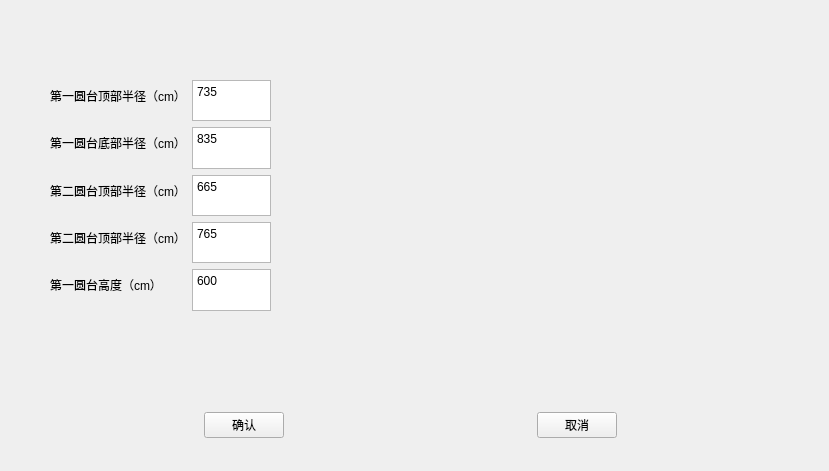
<?xml version="1.0" encoding="UTF-8"?>
<ui version="4.0">
 <class>InvertedBrim</class>
 <widget class="QWidget" name="InvertedBrim">
  <property name="geometry">
   <rect>
    <x>0</x>
    <y>0</y>
    <width>829</width>
    <height>471</height>
   </rect>
  </property>
  <property name="windowTitle">
   <string>倒切式帽檐参数</string>
  </property>
  <widget class="QWidget" name="horizontalLayoutWidget">
   <property name="geometry">
    <rect>
     <x>0</x>
     <y>400</y>
     <width>821</width>
     <height>51</height>
    </rect>
   </property>
   <layout class="QHBoxLayout" name="horizontalLayout">
    <property name="spacing">
     <number>50</number>
    </property>
    <item>
     <spacer name="horizontalSpacer_2">
      <property name="orientation">
       <enum>Qt::Horizontal</enum>
      </property>
      <property name="sizeHint" stdset="0">
       <size>
        <width>40</width>
        <height>20</height>
       </size>
      </property>
     </spacer>
    </item>
    <item>
     <widget class="QPushButton" name="btn15_1">
      <property name="text">
       <string>确认</string>
      </property>
     </widget>
    </item>
    <item>
     <spacer name="horizontalSpacer_3">
      <property name="orientation">
       <enum>Qt::Horizontal</enum>
      </property>
      <property name="sizeHint" stdset="0">
       <size>
        <width>40</width>
        <height>20</height>
       </size>
      </property>
     </spacer>
    </item>
    <item>
     <widget class="QPushButton" name="btn15_2">
      <property name="text">
       <string>取消</string>
      </property>
     </widget>
    </item>
    <item>
     <spacer name="horizontalSpacer">
      <property name="orientation">
       <enum>Qt::Horizontal</enum>
      </property>
      <property name="sizeHint" stdset="0">
       <size>
        <width>40</width>
        <height>20</height>
       </size>
      </property>
     </spacer>
    </item>
   </layout>
  </widget>
  <widget class="QWidget" name="widget" native="true">
   <property name="geometry">
    <rect>
     <x>50</x>
     <y>80</y>
     <width>221</width>
     <height>231</height>
    </rect>
   </property>
   <layout class="QFormLayout" name="formLayout">
    <item row="0" column="0">
     <widget class="QLabel" name="label">
      <property name="text">
       <string>第一圆台顶部半径（cm）</string>
      </property>
     </widget>
    </item>
    <item row="0" column="1">
     <widget class="QTextEdit" name="textEdit_1">
      <property name="html">
       <string>&lt;!DOCTYPE HTML PUBLIC &quot;-//W3C//DTD HTML 4.0//EN&quot; &quot;http://www.w3.org/TR/REC-html40/strict.dtd&quot;&gt;
&lt;html&gt;&lt;head&gt;&lt;meta name=&quot;qrichtext&quot; content=&quot;1&quot; /&gt;&lt;style type=&quot;text/css&quot;&gt;
p, li { white-space: pre-wrap; }
&lt;/style&gt;&lt;/head&gt;&lt;body style=&quot; font-family:'SimSun'; font-size:9pt; font-weight:400; font-style:normal;&quot;&gt;
&lt;p style=&quot; margin-top:0px; margin-bottom:0px; margin-left:0px; margin-right:0px; -qt-block-indent:0; text-indent:0px;&quot;&gt;735&lt;/p&gt;&lt;/body&gt;&lt;/html&gt;</string>
      </property>
     </widget>
    </item>
    <item row="1" column="0">
     <widget class="QLabel" name="label_2">
      <property name="text">
       <string>第一圆台底部半径（cm）</string>
      </property>
     </widget>
    </item>
    <item row="1" column="1">
     <widget class="QTextEdit" name="textEdit_2">
      <property name="html">
       <string>&lt;!DOCTYPE HTML PUBLIC &quot;-//W3C//DTD HTML 4.0//EN&quot; &quot;http://www.w3.org/TR/REC-html40/strict.dtd&quot;&gt;
&lt;html&gt;&lt;head&gt;&lt;meta name=&quot;qrichtext&quot; content=&quot;1&quot; /&gt;&lt;style type=&quot;text/css&quot;&gt;
p, li { white-space: pre-wrap; }
&lt;/style&gt;&lt;/head&gt;&lt;body style=&quot; font-family:'SimSun'; font-size:9pt; font-weight:400; font-style:normal;&quot;&gt;
&lt;p style=&quot; margin-top:0px; margin-bottom:0px; margin-left:0px; margin-right:0px; -qt-block-indent:0; text-indent:0px;&quot;&gt;835&lt;/p&gt;&lt;/body&gt;&lt;/html&gt;</string>
      </property>
     </widget>
    </item>
    <item row="7" column="0">
     <widget class="QLabel" name="label_3">
      <property name="text">
       <string>第一圆台高度（cm）</string>
      </property>
     </widget>
    </item>
    <item row="7" column="1">
     <widget class="QTextEdit" name="textEdit_5">
      <property name="html">
       <string>&lt;!DOCTYPE HTML PUBLIC &quot;-//W3C//DTD HTML 4.0//EN&quot; &quot;http://www.w3.org/TR/REC-html40/strict.dtd&quot;&gt;
&lt;html&gt;&lt;head&gt;&lt;meta name=&quot;qrichtext&quot; content=&quot;1&quot; /&gt;&lt;style type=&quot;text/css&quot;&gt;
p, li { white-space: pre-wrap; }
&lt;/style&gt;&lt;/head&gt;&lt;body style=&quot; font-family:'SimSun'; font-size:9pt; font-weight:400; font-style:normal;&quot;&gt;
&lt;p style=&quot; margin-top:0px; margin-bottom:0px; margin-left:0px; margin-right:0px; -qt-block-indent:0; text-indent:0px;&quot;&gt;600&lt;/p&gt;&lt;/body&gt;&lt;/html&gt;</string>
      </property>
     </widget>
    </item>
    <item row="3" column="0">
     <widget class="QLabel" name="label_4">
      <property name="text">
       <string>第二圆台顶部半径（cm）</string>
      </property>
     </widget>
    </item>
    <item row="3" column="1">
     <widget class="QTextEdit" name="textEdit_3">
      <property name="html">
       <string>&lt;!DOCTYPE HTML PUBLIC &quot;-//W3C//DTD HTML 4.0//EN&quot; &quot;http://www.w3.org/TR/REC-html40/strict.dtd&quot;&gt;
&lt;html&gt;&lt;head&gt;&lt;meta name=&quot;qrichtext&quot; content=&quot;1&quot; /&gt;&lt;style type=&quot;text/css&quot;&gt;
p, li { white-space: pre-wrap; }
&lt;/style&gt;&lt;/head&gt;&lt;body style=&quot; font-family:'SimSun'; font-size:9pt; font-weight:400; font-style:normal;&quot;&gt;
&lt;p style=&quot; margin-top:0px; margin-bottom:0px; margin-left:0px; margin-right:0px; -qt-block-indent:0; text-indent:0px;&quot;&gt;665&lt;/p&gt;&lt;/body&gt;&lt;/html&gt;</string>
      </property>
     </widget>
    </item>
    <item row="5" column="0">
     <widget class="QLabel" name="label_5">
      <property name="text">
       <string>第二圆台顶部半径（cm）</string>
      </property>
     </widget>
    </item>
    <item row="5" column="1">
     <widget class="QTextEdit" name="textEdit_4">
      <property name="html">
       <string>&lt;!DOCTYPE HTML PUBLIC &quot;-//W3C//DTD HTML 4.0//EN&quot; &quot;http://www.w3.org/TR/REC-html40/strict.dtd&quot;&gt;
&lt;html&gt;&lt;head&gt;&lt;meta name=&quot;qrichtext&quot; content=&quot;1&quot; /&gt;&lt;style type=&quot;text/css&quot;&gt;
p, li { white-space: pre-wrap; }
&lt;/style&gt;&lt;/head&gt;&lt;body style=&quot; font-family:'SimSun'; font-size:9pt; font-weight:400; font-style:normal;&quot;&gt;
&lt;p style=&quot; margin-top:0px; margin-bottom:0px; margin-left:0px; margin-right:0px; -qt-block-indent:0; text-indent:0px;&quot;&gt;765&lt;/p&gt;&lt;/body&gt;&lt;/html&gt;</string>
      </property>
     </widget>
    </item>
   </layout>
  </widget>
  <widget class="QWidget" name="widget_2" native="true">
   <property name="geometry">
    <rect>
     <x>310</x>
     <y>30</y>
     <width>491</width>
     <height>351</height>
    </rect>
   </property>
   <property name="styleSheet">
    <string notr="true">border-image: url(:/倒切式门洞-2.png);</string>
   </property>
  </widget>
 </widget>
 <resources>
  <include location="Resource.qrc"/>
 </resources>
 <connections/>
</ui>
